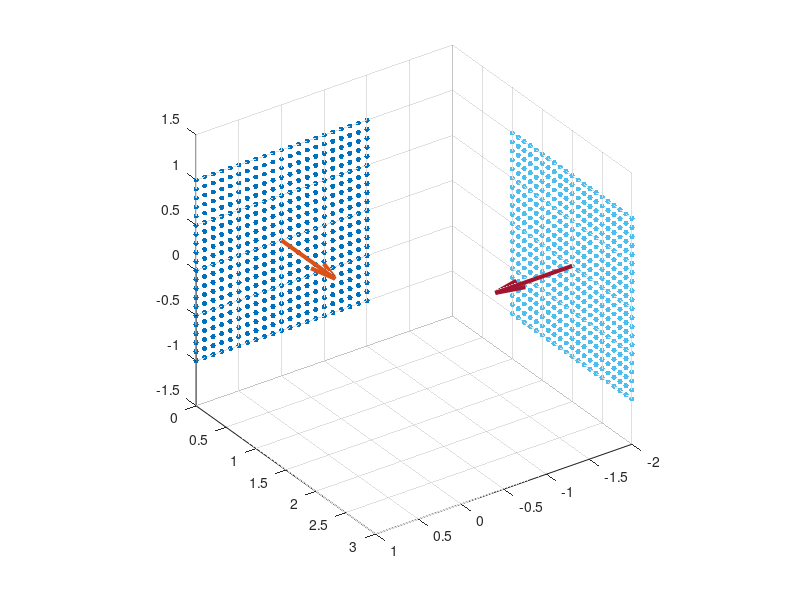

Reproduce this figure in MATLAB. (Note: this script raises an error after producing the figure.)
clc; clear; close all

% generate some points on a plane 1
[x,z] = meshgrid(-1:0.1:1);
p1 = [x(:), zeros(size(x(:))), z(:)];
% normal vector
n1 = [0; 1; 0; 0];

figure; 
plot3(p1(:,1), p1(:,2), p1(:,3), '.', 'markersize', 12)
hold on
quiver3(0, 0, 0, n1(1), n1(2), n1(3), 'linewidth', 3)

% generate some points on a plane 2
[y,z] = meshgrid(1:0.1:3, -1:0.1:1);
p2 = [-2*ones(size(y(:))), y(:), z(:)];
% normal vector
n2 = [1; 0; 0; 0];

plot3(p2(:,1), p2(:,2), p2(:,3), '.', 'markersize', 12)
hold on
quiver3(-2, 2, 0, n2(1), n2(2), n2(3), 'linewidth', 3)
view(145,30)
axis equal, grid on

% create perturbed points using a Sim(3) tf
T = expm( hat( randn(7,1)*0.1 ) );

disp('Ground truth tf: ')
disp(T)

q1 = zeros(size(p1,1), 4);
q2 = zeros(size(p2,1), 4);
for i = 1:size(p1,1)
    q1(i,:) = ( expm(hat(randn(7,1)*0.02)) * T * [p1(i,:)'; 1] )';
    q2(i,:) = ( expm(hat(randn(7,1)*0.02)) * T * [p2(i,:)'; 1] )';
end

% plot perturbed points
plot3(q1(:,1), q1(:,2), q1(:,3), '.k', 'markersize', 12)
plot3(q2(:,1), q2(:,2), q2(:,3), '.k', 'markersize', 12)


% solve for the new transformation
% Gauss-Newton solver over Sim(3)
MAX_ITER = 100;
eps_Jr = 1e-6;
ITER = 0;
H = eye(4); % initial guess
while ITER < MAX_ITER
    ITER = ITER + 1;
    % solve normal equations
    [A1,b1] = compute_jacobian(H, q1, n1);
    [A2,b2] = compute_jacobian(H, q1, n2);
    A = A1 + A2;
    b = b1 + b2;
    
    if rank(A) < 7
        disp('---------------------------------------------------')
        fprintf('Hessian matrix A = J^T * J \n\n\n')
        disp(A)
        disp('A is low-rank. The problem has no unique solution.')
        disp('---------------------------------------------------')
        break
    end
    
    dx = A \ b;
    % retract and update the estimate
    H = expm( hat(dx) ) * H;
    
    disp(['GN Iter: '     num2str(ITER)])
    
    % check if converged
    if norm(b) < eps_Jr
        break;
    end
end

% disp('GN estimate: ')
% disp(H)
% 
% disp('Error: ')
% disp(norm(logm(T \ H)))



% A and b for GN
function [A,b] = compute_jacobian(X,q,n)
    A = zeros(7);
    b = zeros(7,1);
    % residual
    z = q * X';
    r =  z * n;
    for i = 1:size(r,1)
        % Jacobian
        J = n(1:3)' * [-skew(z(i,1:3)'), eye(3), z(i,1:3)'];
        % Left hand side matrix A x = b
        A = A + J' * J;
        % Right hand side vector A x = b
        b = b - J' * r(i);
    end
end

function X = skew(x)
% vector to skew R^3 -> so(3)
X = [   0,  -x(3),  x(2);
    x(3),      0,  -x(1);
    -x(2), x(1),   0];
end

function X = hat(x)
% hat: R^7 -> sim(3)
X = [x(7) * eye(3) + skew(x(1:3)), x(4:6); 0 0 0 0];
end